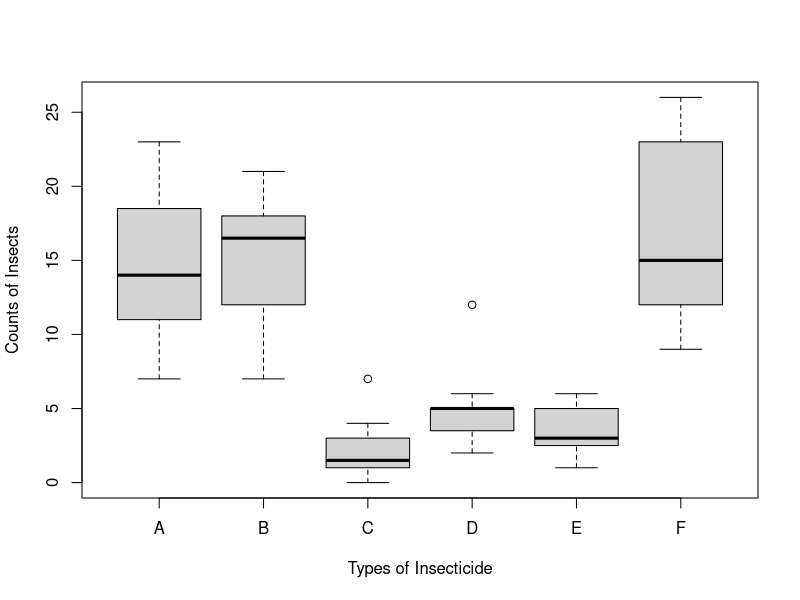

Write R code to recreate this figure.
## ---- chunk 1
plot(count~spray, data=InsectSprays,
     xlab="Types of Insecticide",
     ylab="Counts of Insects")
## ---- chunk 2
anova(lm(count~spray, data=InsectSprays))
